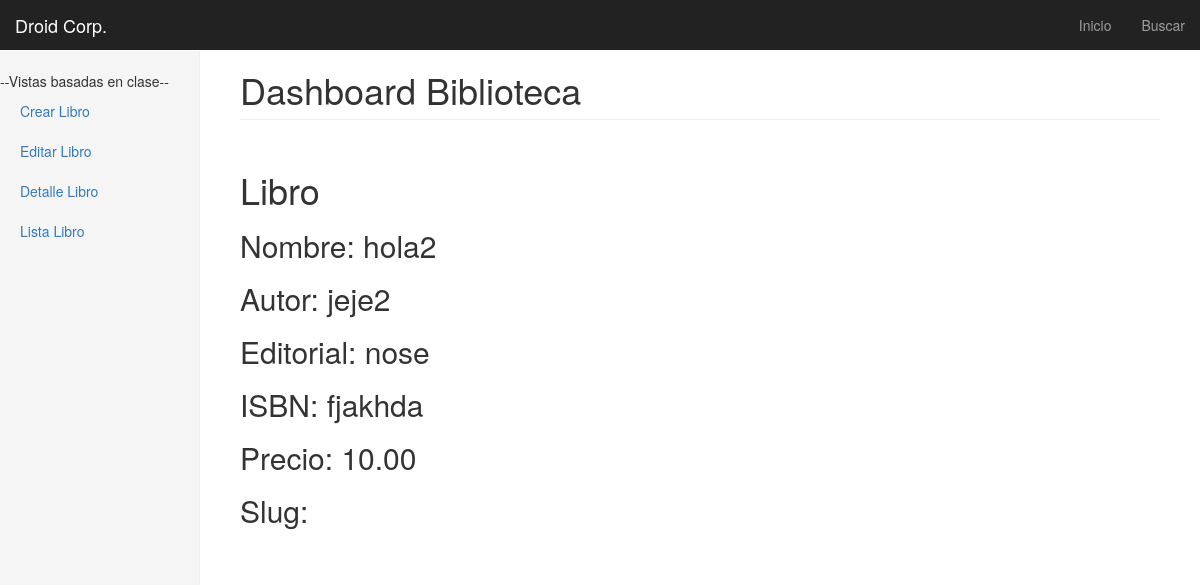
Page /libros/1/ on the earlier database version.
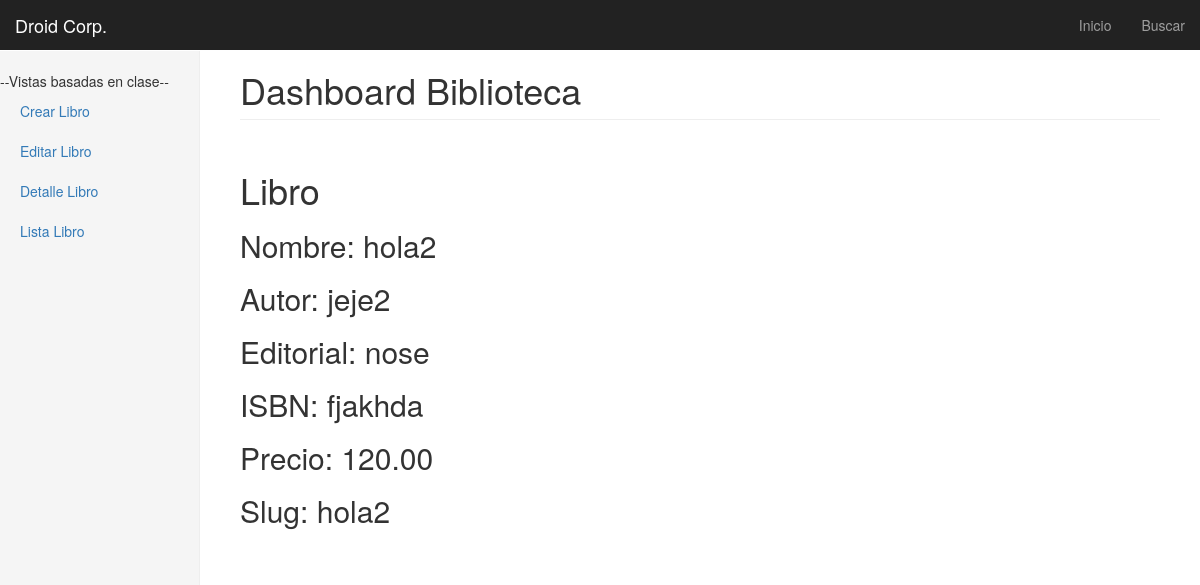
Same page on the later database version.
### libros/models.py (models this page shows, shortened)
class libromodelo(models.Model):
    nombre = models.CharField(max_length = 40)
    autor = models.CharField(max_length = 40)
    editorial = models.CharField(max_length = 40)
    ISBN = models.CharField(max_length = 40)
    precio = models.DecimalField(max_digits=9999, decimal_places=2)
    slug = models.SlugField(blank=True)
    def __unicode__(self):
        return self.nombre

### libros/views.py (the view)
# urls.py: url(r'^(?P<pk>\d+)/$', LibroDetailView.as_view(), name='detalle_view'),
class LibroDetailView(DetailView,MultiSlug):
    model = libromodelo

### templates/libros/libromodelo_detail.html
{% extends "base.html" %}
{%block content%}
  <h1>Libro</h1>
  <div class="">
    <h2>Nombre: {{libromodelo}}</h2>
    <h2>Autor: {{libromodelo.autor}}</h2>
    <h2>Editorial: {{libromodelo.editorial}}</h2>
    <h2>ISBN: {{libromodelo.ISBN}}</h2>
    <h2>Precio: {{libromodelo.precio}}</h2>
    <h2>Slug: {{libromodelo.slug}}</h2>
  </div>
{%endblock%}

Differences in the rows shown:
changed libromodelo "hola2": precio "10.00" → "120.00"; slug (not shown) → "hola2"
